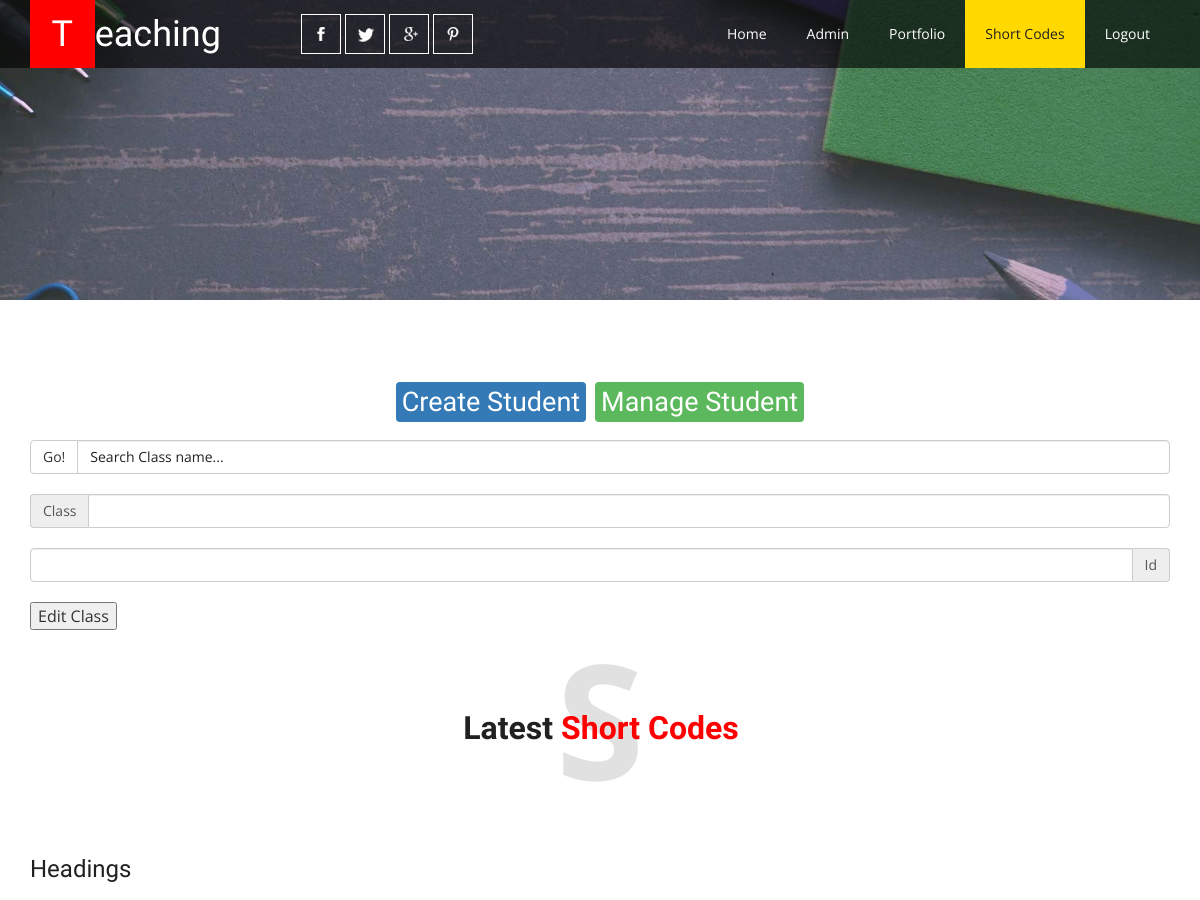
/edit_class.php?passkey=Lecturer (signed in, upper part), run on an earlier commit of the app's database.
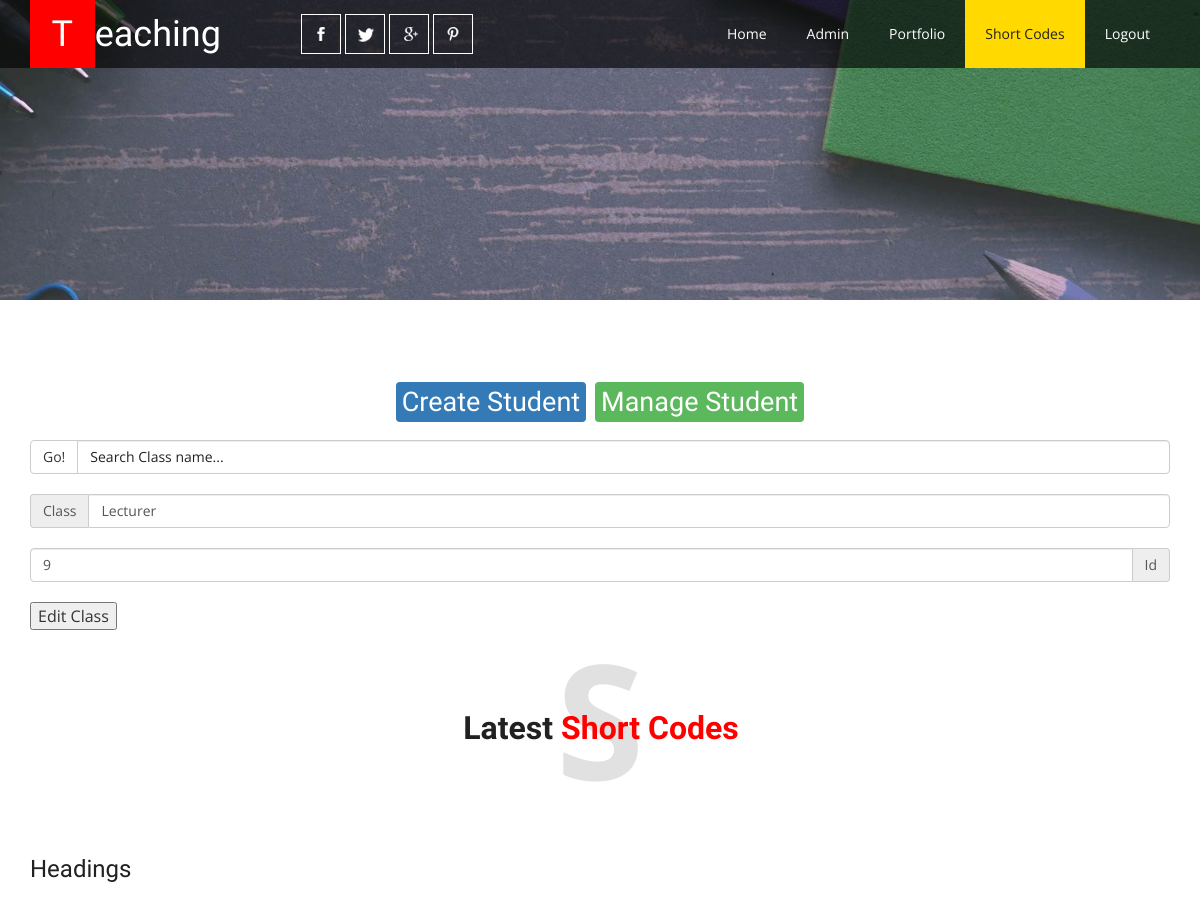
And on a later commit of the database.
### tables this page shows
CREATE TABLE `class` (
  `cid` int(11) NOT NULL,
  `cName` text NOT NULL
);

### edit_class.php (the view, shortened to what this page needs)
<?php require("includes/credentials.php") ?>
<?php
   if(isset($_GET["passkey"])){
   	$search = $_GET["passkey"];
   	$query = "SELECT*FROM class WHERE cName = '{$search}'";
   	$result = mysqli_query($connection, $query);
   	$result_set = mysqli_fetch_array($result);
   	$sname = $result_set['cName'];
   	$sid = $result_set['cid'];
      }
?>
<!DOCTYPE html>
<html>
<head>
<link href="css/bootstrap.css" rel="stylesheet" type="text/css" media="all" />
<link href="css/style.css" rel="stylesheet" type="text/css" media="all" />
</head>
<body>
	<div class="banner1">
		<div class="header">
			<div class="container">
				<nav class="navbar navbar-default">
					<div class="navbar-header navbar-left">
						<h1><a class="navbar-brand" href="index.html"><span>T</span>eaching</a></h1>
					</div>
					<div class="collapse navbar-collapse navbar-right" id="bs-example-navbar-collapse-1">
						<nav class="menu menu--shylock">
							<div class="agileinfo_social_icons">
								<ul class="agileinfo_social_icons1">
									<li><a href="#" class="facebook"></a></li>
									<li><a href="#" class="twitter"></a></li>
									<li><a href="#" class="google"></a></li>
									<li><a href="#" class="pinterest"></a></li>
								</ul>
							</div>
							<ul class="nav navbar-nav">
								<li><a href="index.html" class="hvr-bounce-to-bottom">Home</a></li>
								<li><a href="dashboard.php" class="hvr-bounce-to-bottom">Admin</a></li>
								<li><a href="portfolio.html" class="hvr-bounce-to-bottom">Portfolio</a></li>
								<li class="active"><a href="short-codes.html">Short Codes</a></li>
								<li><a href="logout.php" class="hvr-bounce-to-bottom">Logout</a></li>
							</ul>
						</nav>
					</div>
				</nav>
			</div>
		</div>
	</div>
	<div class="typo">
		<div class="container">
                 <h1 style="text-align: center;margin-bottom: 20px;">
					<a href="nav_student.php"><span class="label label-primary">Create Student</span></a>
					<a href="edit_student.php"><span class="label label-success">Manage Student</span></a>
				</h1>
                  <form>
                   <div class="input-group">
						<span class="input-group-btn">
							<input type="submit" value="Go!" class="btn btn-default" >Go!</input>
						</span>
						<input type="text" class="form-control" value="" name="passkey" placeholder="Search Class name...">
					</div>
                    </form>
			<form action="edit_class.php"  method="POST">
			<div class="input-group">
				<span class="input-group-addon" id="basic-addon1">Class</span>
				<input type="text" class="form-control" name="sname"
				value="<?php if(isset($sname)){echo $sname;} ?>"
				 aria-describedby="basic-addon1">
			</div>
			<div class="input-group">
				<input type="text" class="form-control" name="sid"
				value="<?php if(isset($sid)){echo $sid;} ?>"
				 aria-describedby="basic-addon2">
				<span class="input-group-addon" id="basic-addon2">Id</span>
			</div>
			<input type="submit" name="submit" value="Edit Class">
			</form>
			<h3 class="head head1">S<span>Latest <i>Short Codes</i></span></h3>
			<div class="grid_3 grid_4">
				<h3 class="hdg">Headings</h3>
			</div>
		</div>
	</div>
</body>
</html>

What changed in the data, as far as the page shows it:
added class: sname "Lecturer", sid "9"
